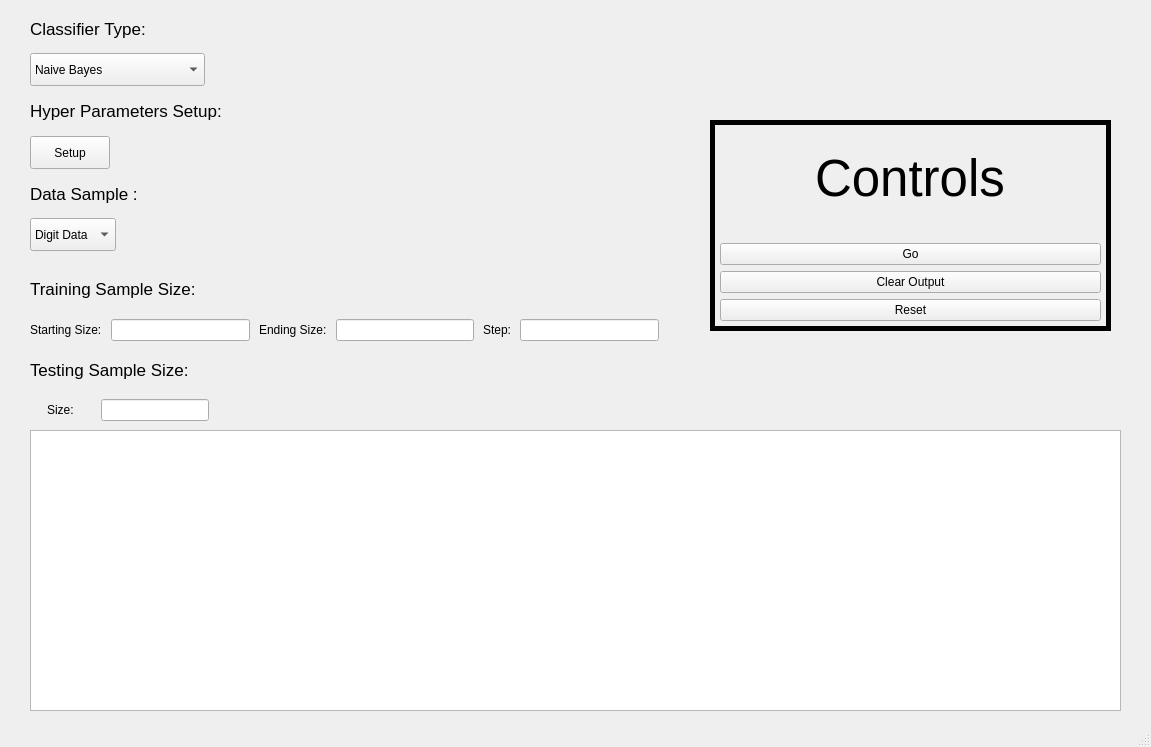
<?xml version="1.0" encoding="UTF-8"?>
<ui version="4.0">
 <class>MainWindow</class>
 <widget class="QMainWindow" name="MainWindow">
  <property name="geometry">
   <rect>
    <x>0</x>
    <y>0</y>
    <width>1151</width>
    <height>747</height>
   </rect>
  </property>
  <property name="windowTitle">
   <string>MainWindow</string>
  </property>
  <widget class="QWidget" name="centralwidget">
   <widget class="QTextBrowser" name="output">
    <property name="geometry">
     <rect>
      <x>30</x>
      <y>430</y>
      <width>1091</width>
      <height>281</height>
     </rect>
    </property>
   </widget>
   <widget class="QWidget" name="verticalLayoutWidget">
    <property name="geometry">
     <rect>
      <x>720</x>
      <y>120</y>
      <width>381</width>
      <height>201</height>
     </rect>
    </property>
    <layout class="QVBoxLayout" name="verticalLayout">
     <item alignment="Qt::AlignHCenter|Qt::AlignVCenter">
      <widget class="QLabel" name="label_12">
       <property name="font">
        <font>
         <pointsize>38</pointsize>
        </font>
       </property>
       <property name="text">
        <string>Controls</string>
       </property>
      </widget>
     </item>
     <item>
      <widget class="QPushButton" name="goBtn">
       <property name="text">
        <string>Go</string>
       </property>
      </widget>
     </item>
     <item>
      <widget class="QPushButton" name="clearBtn">
       <property name="text">
        <string>Clear Output</string>
       </property>
      </widget>
     </item>
     <item>
      <widget class="QPushButton" name="resetBtn">
       <property name="text">
        <string>Reset</string>
       </property>
      </widget>
     </item>
    </layout>
   </widget>
   <widget class="QWidget" name="verticalLayoutWidget_3">
    <property name="geometry">
     <rect>
      <x>30</x>
      <y>10</y>
      <width>627</width>
      <height>241</height>
     </rect>
    </property>
    <layout class="QVBoxLayout" name="verticalLayout_4">
     <item>
      <widget class="QLabel" name="label">
       <property name="font">
        <font>
         <pointsize>13</pointsize>
        </font>
       </property>
       <property name="text">
        <string>Classifier Type:</string>
       </property>
      </widget>
     </item>
     <item>
      <widget class="QComboBox" name="classifiercombo">
       <property name="sizePolicy">
        <sizepolicy hsizetype="Preferred" vsizetype="Fixed">
         <horstretch>0</horstretch>
         <verstretch>0</verstretch>
        </sizepolicy>
       </property>
       <property name="minimumSize">
        <size>
         <width>0</width>
         <height>33</height>
        </size>
       </property>
       <property name="maximumSize">
        <size>
         <width>175</width>
         <height>16777215</height>
        </size>
       </property>
       <item>
        <property name="text">
         <string>Naive Bayes</string>
        </property>
       </item>
       <item>
        <property name="text">
         <string>KNN</string>
        </property>
       </item>
      </widget>
     </item>
     <item>
      <widget class="QLabel" name="label_2">
       <property name="font">
        <font>
         <pointsize>13</pointsize>
        </font>
       </property>
       <property name="text">
        <string>Hyper Parameters Setup:</string>
       </property>
      </widget>
     </item>
     <item alignment="Qt::AlignLeft">
      <widget class="QPushButton" name="setupBtn">
       <property name="minimumSize">
        <size>
         <width>0</width>
         <height>33</height>
        </size>
       </property>
       <property name="text">
        <string>Setup</string>
       </property>
      </widget>
     </item>
     <item>
      <widget class="QLabel" name="label_5">
       <property name="font">
        <font>
         <pointsize>13</pointsize>
        </font>
       </property>
       <property name="text">
        <string>Data Sample :</string>
       </property>
      </widget>
     </item>
     <item alignment="Qt::AlignLeft">
      <widget class="QComboBox" name="datasamplecombo">
       <property name="minimumSize">
        <size>
         <width>0</width>
         <height>33</height>
        </size>
       </property>
       <property name="iconSize">
        <size>
         <width>16</width>
         <height>16</height>
        </size>
       </property>
       <item>
        <property name="text">
         <string>Digit Data</string>
        </property>
       </item>
       <item>
        <property name="text">
         <string>Face Data</string>
        </property>
       </item>
      </widget>
     </item>
    </layout>
   </widget>
   <widget class="QWidget" name="verticalLayoutWidget_8">
    <property name="geometry">
     <rect>
      <x>30</x>
      <y>260</y>
      <width>629</width>
      <height>161</height>
     </rect>
    </property>
    <layout class="QVBoxLayout" name="verticalLayout_11">
     <property name="spacing">
      <number>0</number>
     </property>
     <item alignment="Qt::AlignVCenter">
      <widget class="QLabel" name="label_3">
       <property name="font">
        <font>
         <pointsize>13</pointsize>
        </font>
       </property>
       <property name="text">
        <string>Training Sample Size:</string>
       </property>
      </widget>
     </item>
     <item>
      <layout class="QHBoxLayout" name="horizontalLayout_6">
       <property name="spacing">
        <number>9</number>
       </property>
       <item alignment="Qt::AlignVCenter">
        <widget class="QLabel" name="label_6">
         <property name="text">
          <string>Starting Size:</string>
         </property>
        </widget>
       </item>
       <item alignment="Qt::AlignVCenter">
        <widget class="QLineEdit" name="startingsize_train"/>
       </item>
       <item>
        <widget class="QLabel" name="label_7">
         <property name="text">
          <string>Ending Size:</string>
         </property>
        </widget>
       </item>
       <item>
        <widget class="QLineEdit" name="endingsize_train"/>
       </item>
       <item>
        <widget class="QLabel" name="label_8">
         <property name="text">
          <string>Step:</string>
         </property>
        </widget>
       </item>
       <item>
        <widget class="QLineEdit" name="step_train"/>
       </item>
      </layout>
     </item>
     <item alignment="Qt::AlignVCenter">
      <widget class="QLabel" name="label_4">
       <property name="font">
        <font>
         <pointsize>13</pointsize>
        </font>
       </property>
       <property name="text">
        <string>Testing Sample Size: </string>
       </property>
      </widget>
     </item>
     <item>
      <layout class="QHBoxLayout" name="horizontalLayout">
       <property name="spacing">
        <number>9</number>
       </property>
       <property name="rightMargin">
        <number>450</number>
       </property>
       <item alignment="Qt::AlignHCenter|Qt::AlignVCenter">
        <widget class="QLabel" name="label_9">
         <property name="text">
          <string>Size:</string>
         </property>
        </widget>
       </item>
       <item alignment="Qt::AlignLeft">
        <widget class="QLineEdit" name="size_test"/>
       </item>
      </layout>
     </item>
    </layout>
   </widget>
   <widget class="QFrame" name="frame">
    <property name="geometry">
     <rect>
      <x>710</x>
      <y>120</y>
      <width>401</width>
      <height>211</height>
     </rect>
    </property>
    <property name="styleSheet">
     <string notr="true">border: 5px solid black;
</string>
    </property>
    <property name="frameShape">
     <enum>QFrame::StyledPanel</enum>
    </property>
    <property name="frameShadow">
     <enum>QFrame::Raised</enum>
    </property>
   </widget>
   <zorder>frame</zorder>
   <zorder>output</zorder>
   <zorder>verticalLayoutWidget</zorder>
   <zorder>verticalLayoutWidget_3</zorder>
   <zorder>verticalLayoutWidget_8</zorder>
  </widget>
  <widget class="QStatusBar" name="statusbar"/>
 </widget>
 <resources/>
 <connections/>
</ui>
